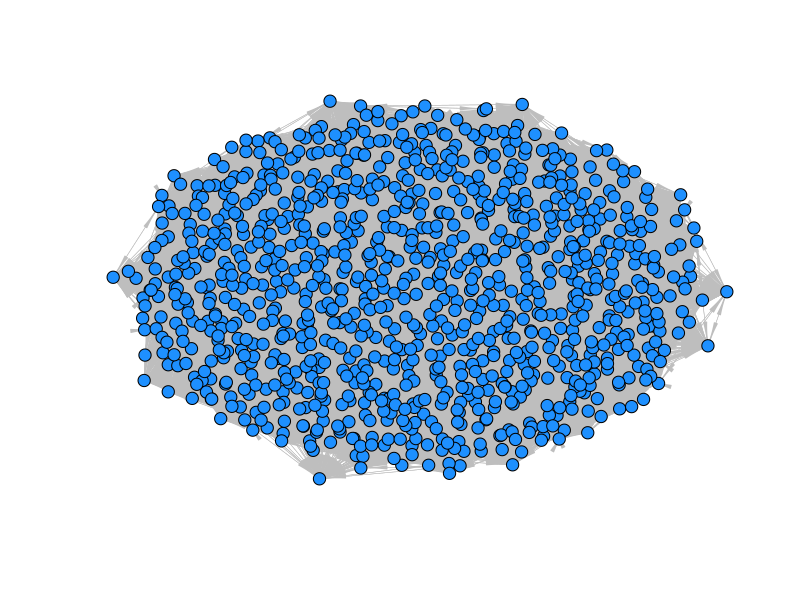

This figure's R source: (Note: this script raises an error after producing the figure.)
#Background about data

#Huawei R & D nowadays are using the social network analysis tools and techniques 
#to enhance their business positions. One of the Major success behind Huawei Company 
#is that they promote their products through Social Media.
#Huawei Facebook Communication Network is Directed and Labeled having 1000 nodes and 100,306 edges
#Huawei Twitter Communication Network is Directed and Labeled having 1000 Nodes and 500,630 edges
#Huawei Instagram Communication Network is Directed and Labeled having 1000 Nodes and edges

getwd()
setwd("E:/UIC Fall 18/IDS 564 Social Media and Network Analysis/Project/Huawei Social Network Data")
library(igraph)
library(Matrix)


##############################################################################################
###################################### Facebook ###############################################
##############################################################################################


#Load the facebook data
data = read.csv("Facebook_Data.csv",header=TRUE,row.names=1,check.names=FALSE) # choose an adjacency matrix from a .csv file
m = as.matrix(data) # coerces the data set as a matrix
g = graph.adjacency(m,mode="directed",weighted=NULL) # this will create an 'igraph object'

ecount(g)   #[1] 100306
vcount(g)   #[1]1000
E(g)$color = "gray"
E(g)$width = .5
E(g)$arrow.width = .25
V(g)$label.color = "black"
V(g)$color = "dodgerblue"
V(g)$size = 4

set.seed(40)
l <- layout.fruchterman.reingold(g)

pdf("facebook_network.pdf")
plot(g,layout=l,rescale=TRUE,axes=FALSE,ylim=c(-1,1),asp=0,vertex.label=NA)
dev.off()

tab <- data.frame(sort(colSums(g[]), decreasing = T))
colnames(tab)<- "number of connections"
tab$names <- row.names(tab)
row.names(tab) <- NULL

min(colSums(g[])) 
# 64
max(colSums(g[]))
# 127
sort(unique(colSums(g[])),decreasing = T)

V(g)$shape <- "circle"
V(g)[c("Engkos Kosasih", "Ernie")]$shape <- "square"
V(g)[c("Aleisha")]$shape <- "circle"
g_vertexShape <- V(g)$shape

V(g)$color <- "grey"
V(g)[c("Engkos Kosasih", "Ernie")]$color <- "yellow"
V(g)[c("Aleisha")]$color <- "blue"
g_vertexColor<- V(g)$color

closeness(g ,mode = "in", v=V(g))
closeness(g,mode = "out", v=V(g))


layout_fr <- layout.fruchterman.reingold(g)
plot(g,
     vertex.color = g_vertexColor, # change color of nodes
     vertex.shape = g_vertexShape, #vertex
     vertex.label.color = "black", # change color of labels
     vertex.label.cex = .4, # change size of labels to 75% of original size
     vertex.size = closeness(g)*10000,#size of the nodes proportional to betweeness
     edge.color="grey", # change edge color to grey
     edge.arrow.size = 0.005,
     layout = layout_fr)

summary(g)
is.connected(g, mode="strong")
#[1] TRUE
is.simple(g)
#[1] TRUE

reciprocity(g)  #[1] 1

diameter(g)    #[1] 3

transitivity(g)  #[1] 0.1002897 )# global clustering: the ratio of the triangles
                                 # and the connected triples in the graph.
transitivity(g, type = "average")  #[1] 0.1003296     #average clustering
mean(transitivity(g, type = "local"), na.rm = TRUE)  #[1] 0.02495558  # local clustering

average.path.length(g, directed=TRUE, unconnected=TRUE)  #[1] 1.899632
edge_density(g)  #[1] 0.1004064

############## Cliques and Clusters ####################

table(sapply(maximal.cliques(g), length))
#  2     3     4     5     6 
#  5   61153 38225   855     1 

C <- get.adjacency(g, sparse=FALSE)

# Local clustering coefficients
clustering_contact <- transitivity(g, type="local", vids=V(g))

c1 = transitivity(g, "local")
d1 = degree(g)

plot(d1, c1, xlab = "Degree", ylab = "Clustering Coefficient",
     main = "Clustering Coefficient Vs Degree", col = "orange", pch = 16,
     cex = 0.7)

assortativity_degree(g, directed = TRUE)  #[1] -0.007703903
max(degree(g))  #[1] 254

#################### centrality measures#######################
# Degree centrality
degree_contact <- degree(g)
# Node betweenness
betweens_contact <- round(betweenness(g, v=V(g), directed = TRUE, nobigint =TRUE, normalized = FALSE))
# Edge betwenness
edgebetweens_contact<-edge.betweenness(g, e=E(g), directed = TRUE)
# Local clustering coefficients
clustering_contact <- transitivity(g, type="local", vids=V(g))

###########################Community structures#########################################


# Fast Greedy is only for undirected networks
# comm_fs <- fastgreedy.community(g)
# c.m.fs <- membership(comm_fs)
# plot(comm_fs,g, vertex.label= NA, vertex.size=2, main = "Fast Greedy Algorithm")

# comm_eb <- cluster_edge_betweenness(g, weights = NULL, directed = TRUE,
#                          edge.betweenness = TRUE, merges = F, bridges = F,
#                          modularity = TRUE, membership = F)
# c.m.eb <- membership(comm_eb)
# modularity(c.m.lp)

# plot(comm_eb,g, vertex.label= NA, vertex.size=2, main = "Girvan Newman Algorithm")
# girvNew <- cluster_edge_betweenness(g, modularity = F)
# girvNew_sizesComm <- sizes(girvNew) 
# girvNew_numComm <- length(girvNew_sizesComm)
# girvNew_modularity <- modularity(girvNew)

# # Label Propagation is only for undirected networks
# comm_lp <- label.propagation.community(g)
# c.m.lp <- membership(comm_lp)
# plot(comm_lp,g, vertex.label= NA, vertex.size=2, main = "Label Propagation Algorithm")

# Walktrap Algorithm
comm_wt <- walktrap.community(g)
c.m.wt <- membership(comm_wt)
table(c.m.wt)
# 1   2   3   4   5   6 
# 225 281 153 147 149  45
plot(comm_wt,g, vertex.label= NA, vertex.size=2,edge.arrow.size = 0.05, main = "Walktrap Algorithm")
modularity(comm_wt)

# # Spinglass 
# comm_sg <- spinglass.community(g)
# c.m.sg <- membership(comm_sg)
# plot(comm_sg,g, vertex.label= NA, vertex.size=2,edge.arrow.size = 0.05, main = "Spin Glass Algorithm")

#InfoMap 
comm_infomap_fb <- cluster_infomap(g, e.weights = NULL, v.weights = NULL, nb.trials = 10,
                modularity = T)
plot(comm_infomap_fb,g, vertex.label= NA, vertex.size=2,edge.arrow.size = 0.005, main = "InfoMap Algorithm")
modularity(comm_infomap_fb)

############################ Sub-graph for communities ##################################
fb_comm1 <- V(g)[c.m.wt==1]
fb_comm1 <- V(g)[c.m.wt==2]

sub_net_cm1 <- induced.subgraph(g, v=fb_comm1)

layout_fr <- layout.fruchterman.reingold(sub_net_cm1)

V(sub_net_cm1)$shape <- "circle" 
vertexShape <- V(sub_net_cm1)$shape

V(sub_net_cm1)$color <- "grey"
vertexColor<- V(sub_net_cm1)$color


plot(sub_net_cm1,
     vertex.color = vertexColor, # change color of nodes
     vertex.shape = vertexShape, #vertex
     vertex.label.color = "black", # change color of labels
     vertex.label.cex = .5, # change size of labels to 75% of original size
     vertex.size = closeness(sub_net_cm1)*1000,#size of the nodes proportional to betweeness
     edge.color="grey", # change edge color to grey
     edge.arrow.size = 0.005,
     layout = layout_fr)

############################ Sub-graph: isloation top 10 nodes based on the number of their connections #################################3

#Isolate 10% of the nodes and induce a subgraph

top_10 <- tab[tab$`number of connections`>=112,]
sub_net <- induced.subgraph(g, v=top_10$names)
vcount(sub_net)
# 107
ecount(sub_net)
# 1544

diameter(sub_net)
#  3
#closeness
closeness(g ,mode = "in", v=top_10$names)
closeness(g,mode = "out", v=top_10$names)

betweenness(sub_net)
eigen_centrality(sub_net)
E(sub_net)
V(sub_net)

components(sub_net, mode = c("weak", "strong"))
# 1 component with 107 nodes

least_conn_fb <- tab[tab$`number of connections`==112,]

V(sub_net)$shape <- "circle" 
V(sub_net)[c("Engkos Kosasih", "Ernie")]$shape <- "square"
V(sub_net)[least_conn_fb$names]$shape <- "circle"
vertexShape <- V(sub_net)$shape

V(sub_net)$color <- "grey"
V(sub_net)[c("Engkos Kosasih", "Ernie")]$color <- "yellow"
V(sub_net)[least_conn_fb$names]$color <- "blue"
vertexColor<- V(sub_net)$color

layout_kk <- layout.fruchterman.reingold(sub_net)
plot(sub_net,
     vertex.color = vertexColor, # change color of nodes
     vertex.shape = vertexShape, #vertex
     vertex.label.color = "black", # change color of labels
     vertex.label.cex = .90, # change size of labels to 75% of original size
     vertex.size = closeness(sub_net)*1000,#size of the nodes proportional to betweeness
     edge.color="grey", # change edge color to grey
     edge.arrow.size = 0.005,
     layout = layout_kk)

#Induced subgraph based on communities
is_fb_wt <- induced.subgraph(g, which(c.m.wt == 1))
layout_kk <- layout.fruchterman.reingold(is_fb_wt)
plot(is_fb_wt,
     # vertex.color = vertexColor, # change color of nodes
     # vertex.shape = vertexShape, #vertex
     vertex.label.color = "black", # change color of labels
     vertex.label.cex = .90, # change size of labels to 75% of original size
     vertex.size = closeness(is_fb_wt)*1000,#size of the nodes proportional to betweeness
     edge.color="grey", # change edge color to grey
     edge.arrow.size = 0.005,
     layout = layout_kk)

############################## Epidemic - Info spread ######################################

simulate_sir = function(g, simlength=15, p.t=0.2,
                        display_net=TRUE, removeafter=2,
                        susceptibleafter=1000, startNode = 0)
{
  links = get.edgelist(g)
  N = vcount(g)
  time_stats = list()
  
  # Number of nodes in S, I, or R status in each round of time
  time_stats$infected_t = rep(1, simlength)
  time_stats$removed_t = rep(0, simlength)
  time_stats$susceptible_t = rep(N-1, simlength)
  time_stats$unInfected = rep(TRUE, N)
  
  infected = logical(N)
  susceptible = rep(TRUE, N)
  removed = logical(N)
  if (startNode == 0)
  {
    patientzero = sample(N,1)
  }
  else
  {
    patientzero = startNode
  }
  
  
  # Initialize a vector that keeps track of the time
  infected_time = rep(0, N)
  removed_time = rep(0, N)
  
  # Patient zero  
  infected[patientzero] = TRUE
  susceptible[patientzero] = FALSE
  time_stats$unInfected[patientzero] = FALSE
  infected_time[patientzero] = 1
  
  if (N > 50) {
    if (N < 100) {
      V(g)$size = 8
    }
    else {
      V(g)$size = 4
      V(g)$label = ""
    }
  }
  
  for (i in 1:simlength) {
    
    # Find the indeces of links that connect an
    # infected individual to an uninfected
    discordant.links = which(xor(infected[as.integer(links[,1])],
                                 infected[as.integer(links[,2])]))
    # Determine randomly which of the discordant links
    # transmit the disease
    transmit = rbinom(length(discordant.links), 1, p.t)
    transmitter.links = discordant.links[transmit==1]
    
    nodes.of.transmitter.links =
      unique(as.vector(as.integer(links[transmitter.links,1:2])))
    
    # Remove any immune nodes from the nodes to transmit
    any.immune.nodes = which(removed[nodes.of.transmitter.links]>0)
    if (length(any.immune.nodes) > 0){
      nodes.of.transmitter.links =
        nodes.of.transmitter.links[-any.immune.nodes]
    }
    
    if (display_net)
    {
      fixlayout = layout.kamada.kawai(g)
      node.colour = rep("SkyBlue2", N)
      node.colour[infected] = "red"
      node.colour[removed] = "yellow"
      node.colour[susceptible] = "SkyBlue2"
      
      bmp(paste0(i, "_Epidemics_Graph.jpg"), 1800, 1800, pointsize = 30)
      plot(g, layout = fixlayout,
           main=paste("Time =", i, " out of ", simlength),
           vertex.color=node.colour)
      dev.off()
    }
    
    infected[nodes.of.transmitter.links] = TRUE
    susceptible[nodes.of.transmitter.links] = FALSE
    time_stats$unInfected[nodes.of.transmitter.links] = FALSE
    
    old_infected = which(infected > 0)
    new_infected = setdiff(nodes.of.transmitter.links, old_infected)
    infected_time[old_infected] = infected_time[old_infected] + 1
    infected_time[new_infected] = 1
    
    remove.them = infected_time > removeafter
    removed[remove.them] = TRUE
    infected[remove.them] = FALSE
    infected_time[remove.them] = 0
    
    index_r = removed_time > 0
    removed_time[index_r] = removed_time[index_r] + 1
    removed_time[remove.them] = 1
    
    susceptible.again = removed_time > susceptibleafter
    susceptible[susceptible.again] = TRUE
    removed[susceptible.again] = FALSE
    removed_time[susceptible.again] = 0
    
    time_stats$infected_t[i] = sum(infected)
    time_stats$removed_t[i] = sum(removed)
    time_stats$susceptible_t[i] = sum(susceptible)
  }
  return(time_stats)
}

plotGraphs = function(infected_time, N = 0){
  par(mfrow=c(4,1))
  plot(infected_time$infected_t, type="l", col="red",
       ylab="Infected Over Time", xlab = "Time Index")
  plot(infected_time$removed_t, type="l", col="blue",
       ylab="Removed Over Time", xlab = "Time Index")
  plot(infected_time$susceptible_t, type="l", col="yellow",
       ylab="Susceptible Over Time", xlab = "Time Index")
  unInfected_colors = rep("white", N)
  unInfected_colors[infected_time$unInfected] = "Darkgreen"
  plot(as.integer(infected_time$unInfected), type = "p",
       col=unInfected_colors, pch=19,cex = 1,
       ylim = range(0:2), xlab = "Nodes", yaxt = 'n',
       ylab = "", main = "Uninfected Nodes")
}


V(g)$indeg <- degree(g, mode = "in")
V(g)[V(g)$indeg == max(V(g)$indeg)]  
V(g)[V(g)$indeg == min(V(g)$indeg)]  

# Consider the most & least influential nodes
most = which(V(g)$name == "Engkos Kosasih")
least = which(V(g)$name == "Aleisha")

V(g)$name = c(1:length(V(g)))
V(g)$label = c(1:length(V(g)))


FacebookModel = simulate_sir(g, simlength = 50, p.t=0.01,
                            removeafter = 2, susceptibleafter = 7,
                            display_net = F, startNode = most)
plotGraphs(FacebookModel, vcount(g))


FacebookModel1= simulate_sir(g, simlength = 50, p.t=0.01,
                           removeafter = 2, susceptibleafter = 7,
                           display_net = F, startNode = least)
plotGraphs(FacebookModel1, vcount(g))

#changed r = 5 and s=10
FacebookModel2 = simulate_sir(g, simlength = 50, p.t=0.01,
                             removeafter = 5, susceptibleafter = 10,
                             display_net = F, startNode = most)
plotGraphs(FacebookModel2, vcount(g))


FacebookModel3= simulate_sir(g, simlength = 50, p.t=0.01,
                             removeafter = 5, susceptibleafter = 10,
                             display_net = F, startNode = least)
plotGraphs(FacebookModel3, vcount(g))


##############################################################################################
###################################### Twitter ###############################################
##############################################################################################


#Loading Twitter data
data1=read.csv("Twitter_Data.csv",header=TRUE,row.names=1,check.names=FALSE) # choose an adjacency matrix from a .csv file
m1=as.matrix(data1) # coerces the data set as a matrix
g1=graph.adjacency(m1,mode="directed",weighted=NULL) # this will create an 'igraph object'

ecount(g1)  #[1] 500630
vcount(g1)  #[1] 1000
E(g1)$color = "gray"
E(g1)$width = .5
E(g1)$arrow.width = .25
V(g1)$label.color = "black"
V(g1)$color = "dodgerblue"
V(g1)$size = 1

set.seed(40)
l <- layout.fruchterman.reingold(g1)

pdf("twitter_network.pdf")
plot(g1,layout=l,rescale=TRUE,axes=FALSE,ylim=c(-1,1),asp=0,vertex.label=NA)
dev.off()

tab1 <- data.frame(sort(colSums(g1[]), decreasing = T))
colnames(tab1)<- "number of connections"
tab1$names <- row.names(tab1)
row.names(tab1) <- NULL

min(colSums(g1[])) 
# 445
max(colSums(g1[]))
# 545
sort(unique(colSums(g1[])),decreasing = T)

V(g1)$shape <- "circle"
V(g1)[c("Dililah")]$shape <- "square"
V(g1)[c("Saleem Hassan")]$shape <- "circle"
g1_vertexShape <- V(g1)$shape

V(g1)$color <- "grey"
V(g1)[c("Dililah")]$color <- "yellow"
V(g1)[c("Saleem Hassan")]$color <- "blue"
g1_vertexColor<- V(g1)$color

closeness(g1 ,mode = "in", v=V(g1))
closeness(g1,mode = "out", v=V(g1))

layout_fr1 <- layout.fruchterman.reingold(g1)
plot(g1,
     vertex.color = g1_vertexColor, # change color of nodes
     vertex.shape = g1_vertexShape, #vertex
     vertex.label.color = "black", # change color of labels
     vertex.label.cex = .4, # change size of labels to 75% of original size
     vertex.size = closeness(g1)*10000,#size of the nodes proportional to betweeness
     edge.color="grey", # change edge color to grey
     edge.arrow.size = 0.005,
     layout = layout_fr1)

is.connected(g1, mode="strong")
#[1] TRUE
is.connected(g1, mode="weak")
#[1] TRUE


is.simple(g1)  #[1] TRUE
reciprocity(g1)  #[1] 1
diameter(g1)     #[1] 2
transitivity(g1)  #[1]  0.5012008
transitivity(g1, type = "average")  #[1] 0.50121     #average clustering
mean(transitivity(g1, type = "local"), na.rm = TRUE)  #[1] 0.1251771  # local clustering

average.path.length(g1, directed=TRUE, unconnected=TRUE)  #[1] 1.498869
edge_density(g1)  #[1]  0.5011311
############## Cliques and Clusters ####################
table(sapply(maximal.cliques(g1), length))


B <- get.adjacency(g1, sparse=FALSE)

# Local clustering coefficients
clustering_contact1 <- transitivity(g1, type="local", vids=V(g1))

c2 = transitivity(g1, "local")
d2 = degree(g1)

plot(d2, c2, xlab = "Degree", ylab = "Clustering Coefficient",
     main = "Clustering Coefficient Vs Degree", col = "orange", pch = 16,
     cex = 0.7)


assortativity_degree(g1, directed = TRUE)  #[1] -0.004438593
max(degree(g1))  #[1] 1090

#################### centrality measures#######################
# Degree centrality
degree_contact <- degree(g1)
# Node betweenness
betweens_contact <- round(betweenness(g1, v=V(g1), directed = TRUE, nobigint =TRUE, normalized = FALSE))
# Edge betwenness
edgebetweens_contact<-edge.betweenness(g1, e=E(g1), directed = TRUE)
# Local clustering coefficients
clustering_contact <- transitivity(g1, type="local", vids=V(g1))

###########################Community structures#########################################


# Fast Greedy is only for undirected networks
# comm_fs <- fastgreedy.community(g1)
# c.m.fs <- membership(comm_fs)
# plot(comm_fs,g, vertex.label= NA, vertex.size=2, main = "Fast Greedy Algorithm")

# # Girvan Newman is only for undirected networks
# comm_eb1 <- edge.betweenness.community(g1)
# c.m.eb1 <- membership(comm_eb1)
# plot(comm_eb1,g1, vertex.label= NA, vertex.size=2, main = "Girvan Newman Algorithm")
# # girvNew <- cluster_edge_betweenness(g, modularity = TRUE)
# # girvNew_sizesComm <- sizes(girvNew) 
# # girvNew_numComm <- length(girvNew_sizesComm)
# # girvNew_modularity <- modularity(girvNew)
# 
# # Label Propagation is only for undirected networks
# comm_lp1 <- label.propagation.community(g1)
# c.m.lp1 <- membership(comm_lp1)
# plot(comm_lp1,g1, vertex.label= NA, vertex.size=2, main = "Label Propagation Algorithm")

# Walktrap Algorithm
comm_wt1 <- walktrap.community(g1)  
c.m.wt1 <- membership(comm_wt1)
table(c.m.wt1)
# 1  2 
# 74 33
plot(comm_wt1,g1, vertex.label= NA, vertex.size=2,edge.arrow.size = 0.05, main = "Walktrap Algorithm")

# # Spinglass 
# comm_sg1 <- spinglass.community(g1)
# c.m.sg1<- membership(comm_sg1)
# plot(comm_sg1,g1, vertex.label= NA, vertex.size=2, main = "Spin Glass Algorithm")

#InfoMap 
comm_infomap_twi <- cluster_infomap(g1, e.weights = NULL, v.weights = NULL, nb.trials = 10,
                                    modularity = F)
plot(comm_infomap_twi,g1, vertex.label= NA, vertex.size=2,edge.arrow.size = 0.005, main = "InfoMap Algorithm")

############################ Sub-graph based on community ##################################
tw_comm1 <- V(g1)[c.m.wt==1]
tw_comm1 <- V(g1)[c.m.wt==2]

sub_net1_cm1 <- induced.subgraph(g1, v=tw_comm1)

layout_fr1 <- layout.fruchterman.reingold(sub_net1_cm1)

V(sub_net1_cm1)$shape <- "circle" 
vertexShape <- V(sub_net1_cm1)$shape

V(sub_net1_cm1)$color <- "grey"
vertexColor<- V(sub_net1_cm1)$color


plot(sub_net1_cm1,
     vertex.color = vertexColor, # change color of nodes
     vertex.shape = vertexShape, #vertex
     vertex.label.color = "black", # change color of labels
     vertex.label.cex = .5, # change size of labels to 75% of original size
     vertex.size = closeness(sub_net1_cm1)*1000,#size of the nodes proportional to betweeness
     edge.color="grey", # change edge color to grey
     edge.arrow.size = 0.005,
     layout = layout_fr1)

############################ Sub-graph: isloation top 10 nodes based on the number of their connections #################################3

#Isolate 10% of the nodes and induce a subgraph

top_10_twitter <- tab1[tab1$`number of connections`>=522,]
sub_net1 <- induced.subgraph(g1, v=top_10_twitter$names)

vcount(sub_net1)
# [1] 107
ecount(sub_net1)
#[1] 6336

diameter(sub_net1)
# 2
#closeness
closeness(g1 ,mode = "in", v=top_10_twitter$names)
closeness(g1,mode = "out", v=top_10_twitter$names)

betweenness(sub_net1)
eigen_centrality(sub_net1)

E(sub_net1)

components(sub_net1, mode = c("weak", "strong"))
# 1 component with 77 nodes
least_conn_tw <- tab1[tab1$`number of connections`==522,]

V(sub_net1)$shape <- "circle"
V(sub_net1)[c("Dililah")]$shape <- "square"
V(sub_net1)[least_conn_tw$names]$shape <- "circle"
tvertexShape <- V(sub_net1)$shape

V(sub_net1)$color <- "grey"
V(sub_net1)[c("Dililah")]$color <- "yellow"
V(sub_net1)[least_conn_tw$names]$color <- "blue"
tvertexColor<- V(sub_net1)$color

closeness(sub_net1 ,mode = "in", v=V(sub_net1))
closeness(sub_net1,mode = "out", v=V(sub_net1))

layout_fr1 <- layout.fruchterman.reingold(sub_net1)
plot(sub_net1,
     vertex.color = tvertexColor, # change color of nodes
     vertex.shape = tvertexShape, #vertex
     vertex.label.color = "black", # change color of labels
     vertex.label.cex = 0.85, # change size of labels to 75% of original size
     vertex.size = closeness(sub_net1)*1000,#size of the nodes proportional to betweeness
     edge.color="grey", # change edge color to grey
     edge.arrow.size = 0.005,
     layout = layout_fr1)

############################## Epidemic - Info spread ######################################

simulate_sir = function(g1, simlength=15, p.t=0.2,
                        display_net=TRUE, removeafter=2,
                        susceptibleafter=1000, startNode = 0)
{
  links = get.edgelist(g1)
  N = vcount(g1)
  time_stats = list()
  
  # Number of nodes in S, I, or R status in each round of time
  time_stats$infected_t = rep(1, simlength)
  time_stats$removed_t = rep(0, simlength)
  time_stats$susceptible_t = rep(N-1, simlength)
  time_stats$unInfected = rep(TRUE, N)
  
  infected = logical(N)
  susceptible = rep(TRUE, N)
  removed = logical(N)
  if (startNode == 0)
  {
    patientzero = sample(N,1)
  }
  else
  {
    patientzero = startNode
  }
  
  
  # Initialize a vector that keeps track of the time
  infected_time = rep(0, N)
  removed_time = rep(0, N)
  
  # Patient zero  
  infected[patientzero] = TRUE
  susceptible[patientzero] = FALSE
  time_stats$unInfected[patientzero] = FALSE
  infected_time[patientzero] = 1
  
  if (N > 50) {
    if (N < 100) {
      V(g1)$size = 8
    }
    else {
      V(g1)$size = 4
      V(g1)$label = ""
    }
  }
  
  for (i in 1:simlength) {
    
    # Find the indeces of links that connect an
    # infected individual to an uninfected
    discordant.links = which(xor(infected[as.integer(links[,1])],
                                 infected[as.integer(links[,2])]))
    # Determine randomly which of the discordant links
    # transmit the disease
    transmit = rbinom(length(discordant.links), 1, p.t)
    transmitter.links = discordant.links[transmit==1]
    
    nodes.of.transmitter.links =
      unique(as.vector(as.integer(links[transmitter.links,1:2])))
    
    # Remove any immune nodes from the nodes to transmit
    any.immune.nodes = which(removed[nodes.of.transmitter.links]>0)
    if (length(any.immune.nodes) > 0){
      nodes.of.transmitter.links =
        nodes.of.transmitter.links[-any.immune.nodes]
    }
    
    if (display_net)
    {
      fixlayout = layout.kamada.kawai(g1)
      node.colour = rep("SkyBlue2", N)
      node.colour[infected] = "red"
      node.colour[removed] = "yellow"
      node.colour[susceptible] = "SkyBlue2"
      
      bmp(paste0(i, "_Epidemics_Graph.jpg"), 1800, 1800, pointsize = 30)
      plot(g1, layout = fixlayout,
           main=paste("Time =", i, " out of ", simlength),
           vertex.color=node.colour)
      dev.off()
    }
    
    infected[nodes.of.transmitter.links] = TRUE
    susceptible[nodes.of.transmitter.links] = FALSE
    time_stats$unInfected[nodes.of.transmitter.links] = FALSE
    
    old_infected = which(infected > 0)
    new_infected = setdiff(nodes.of.transmitter.links, old_infected)
    infected_time[old_infected] = infected_time[old_infected] + 1
    infected_time[new_infected] = 1
    
    remove.them = infected_time > removeafter
    removed[remove.them] = TRUE
    infected[remove.them] = FALSE
    infected_time[remove.them] = 0
    
    index_r = removed_time > 0
    removed_time[index_r] = removed_time[index_r] + 1
    removed_time[remove.them] = 1
    
    susceptible.again = removed_time > susceptibleafter
    susceptible[susceptible.again] = TRUE
    removed[susceptible.again] = FALSE
    removed_time[susceptible.again] = 0
    
    time_stats$infected_t[i] = sum(infected)
    time_stats$removed_t[i] = sum(removed)
    time_stats$susceptible_t[i] = sum(susceptible)
  }
  return(time_stats)
}

plotGraphs = function(infected_time, N = 0){
  par(mfrow=c(4,1))
  plot(infected_time$infected_t, type="l", col="red",
       ylab="Infected Over Time", xlab = "Time Index")
  plot(infected_time$removed_t, type="l", col="blue",
       ylab="Removed Over Time", xlab = "Time Index")
  plot(infected_time$susceptible_t, type="l", col="yellow",
       ylab="Susceptible Over Time", xlab = "Time Index")
  unInfected_colors = rep("white", N)
  unInfected_colors[infected_time$unInfected] = "Darkgreen"
  plot(as.integer(infected_time$unInfected), type = "p",
       col=unInfected_colors, pch=19,cex = 1,
       ylim = range(0:2), xlab = "Nodes", yaxt = 'n',
       ylab = "", main = "Uninfected Nodes")
}


V(g1)$indeg <- degree(g1, mode = "in")
V(g1)[V(g1)$indeg == max(V(g1)$indeg)]  
V(g1)[V(g1)$indeg == min(V(g1)$indeg)]  

# Consider the most & least influential nodes
most = which(V(g1)$name == "410")
least = which(V(g1)$name == "561")

V(g1)$name = c(1:length(V(g1)))
V(g1)$label = c(1:length(V(g1)))


#change the r=5 and s=10 for both most and least
TwitterModel = simulate_sir(g1, simlength = 50, p.t=0.01,
                             removeafter = 2, susceptibleafter = 7,
                             display_net = F, startNode = most)
plotGraphs(TwitterModel, vcount(g1))

TwitterModel1= simulate_sir(g1, simlength = 50, p.t=0.01,
                             removeafter = 2, susceptibleafter = 7,
                             display_net = F, startNode = least)
plotGraphs(TwitterModel1, vcount(g1))

#change the r=5 and s=10 for both most and least
TwitterModel2 = simulate_sir(g1, simlength = 50, p.t=0.01,
                            removeafter = 5, susceptibleafter = 10,
                            display_net = F, startNode = most)
plotGraphs(TwitterModel2, vcount(g1))

TwitterModel3= simulate_sir(g1, simlength = 50, p.t=0.01,
                            removeafter = 5, susceptibleafter = 10,
                            display_net = F, startNode = least)
plotGraphs(TwitterModel3, vcount(g1))



##############################################################################################
###################################### Instagram ###############################################
##############################################################################################


#Load the Instagram data
data2 = read.csv("Instagram_Data.csv",header=TRUE,row.names=1,check.names=FALSE) # choose an adjacency matrix from a .csv file
m2 = as.matrix(data2) # coerces the data set as a matrix
g2 = graph.adjacency(m2,mode="directed",weighted=NULL) # this will create an 'igraph object'

ecount(g2)   #[1] 9866
vcount(g2)   #[1]1000
E(g2)$color = "gray"
E(g2)$width = .3
E(g2)$arrow.width = .15
V(g2)$label.color = "black"
V(g2)$color = "dodgerblue"
V(g2)$size = 1

set.seed(40)
l <- layout.fruchterman.reingold(g2)

pdf("Instagram_network.pdf")
plot(g2,layout=l,rescale=TRUE,axes=FALSE,ylim=c(-1,1),asp=0,vertex.label=NA)
dev.off()

tab2 <- data.frame(sort(colSums(g2[]), decreasing = T))
colnames(tab2)<- "number of connections"
tab2$names <- row.names(tab2)
row.names(tab2) <- NULL

min(colSums(g2[])) 
# 2
max(colSums(g2[]))
# 20
sort(unique(colSums(g2[])),decreasing = T)

V(g2)$shape <- "circle"
V(g2)[c("Alexis", "Ishku Ishku", "Alveena")]$shape <- "square"
V(g2)[c("Denno", "Rohan", "Fahad Rehman")]$shape <- "circle"
g2_vertexShape <- V(g2)$shape

V(g2)$color <- "grey"
V(g2)[c("Alexis", "Ishku Ishku", "Alveena")]$color <- "yellow"
V(g2)[c("Denno", "Rohan", "Fahad Rehman")]$color <- "blue"
g2_vertexColor<- V(g2)$color

closeness(g2 ,mode = "in", v=V(g2))
closeness(g2,mode = "out", v=V(g2))

layout_fr2 <- layout.fruchterman.reingold(g2)
plot(g2,
     vertex.color = g2_vertexColor, # change color of nodes
     vertex.shape = g2_vertexShape, #vertex
     vertex.label = NA,
     # vertex.label.color = "black", # change color of labels
     # vertex.label.cex = .5, # change size of labels to 75% of original size
     vertex.size = 5,#size of the nodes proportional to betweeness
     edge.color="grey", # change edge color to grey
     edge.arrow.size = 0.005,
     layout = layout_fr2)

is.connected(g2, mode="strong")
#[1] TRUE
is.simple(g2)
#[1] TRUE

reciprocity(g2)  #[1] 1

diameter(g2)    #[1] 5

transitivity(g2)  #[1]  0.008399037
transitivity(g2, type = "average")  #[1] 0.009066097     #average clustering
mean(transitivity(g2, type = "local"), na.rm = TRUE)  #[1] 0.002121212  # local clustering

average.path.length(g2, directed=TRUE, unconnected=TRUE)  #[1]  3.273137
edge_density(g2)  #[1] 0.009875876

############## Cliques and Clusters ####################

table(sapply(maximal.cliques(g2), length))
#2      3 
#4537  136 

C2 <- get.adjacency(g2, sparse=FALSE)

# Local clustering coefficients
clustering_contact <- transitivity(g2, type="local", vids=V(g2))
c3 = transitivity(g2, "local")
d3 = degree(g2)

plot(d3, c3, xlab = "Degree", ylab = "Clustering Coefficient",
     main = "Clustering Coefficient Vs Degree", col = "orange", pch = 16,
     cex = 0.7)


assortativity_degree(g2, directed = TRUE)  #[1] 0.005353542
max(degree(g2))  #[1] 40


#################### centrality measures#######################
# Degree centrality
degree_contact <- degree(g2)
# Node betweenness
betweens_contact <- round(betweenness(g2, v=V(g2), directed = TRUE, nobigint =TRUE, normalized = FALSE))
# Edge betwenness
edgebetweens_contact<-edge.betweenness(g2, e=E(g2), directed = TRUE)

###########################Community structures#########################################


# Fast Greedy is only for undirected networks
# comm_fs <- fastgreedy.community(g2)
# c.m.fs <- membership(comm_fs)
# plot(comm_fs,g, vertex.label= NA, vertex.size=2, main = "Fast Greedy Algorithm")

# # Girvan Newman is only for undirected networks
# comm_eb2 <- edge.betweenness.community(g2)
# c.m.eb2 <- membership(comm_eb2)
# plot(comm_eb2,g2, vertex.label= NA, vertex.size=2, main = "Girvan Newman Algorithm")
# # girvNew <- cluster_edge_betweenness(g, modularity = TRUE)
# # girvNew_sizesComm <- sizes(girvNew) 
# # girvNew_numComm <- length(girvNew_sizesComm)
# # girvNew_modularity <- modularity(girvNew)
# 
# # Label Propagation is only for undirected networks
# comm_lp2 <- label.propagation.community(g2)
# c.m.lp2 <- membership(comm_lp2)
# plot(comm_lp2,g2, vertex.label= NA, vertex.size=2, main = "Label Propagation Algorithm")

# Walktrap Algorithm
comm_wt2 <- walktrap.community(g2)  
c.m.wt2 <- membership(comm_wt2)
table(c.m.wt2)
# 1  2  3  4  5  6  7  8  9 10 11 12 13 14 15 16 17 18 19 20 21 22 23 24 25 
# 9  5  8 12  4  9 12  5 10 11  4 12  4  6  5  7  3  2  2  2  2  1  1  1  1
plot(comm_wt2,g2, vertex.label= NA, vertex.size=2,edge.arrow.size = 0.005,main = "Walktrap Algorithm")

# Spinglass does not work with unconnect graph. isolate the big component and re-do 
# comm_sg2 <- spinglass.community(g2)
# c.m.sg2 <- membership(comm_sg2)
# plot(comm_sg2,g2, vertex.label= NA, vertex.size=2, main = "Spin Glass Algorithm")

#InfoMap 
comm_infomap_ins <- cluster_infomap(g2, e.weights = NULL, v.weights = NULL, nb.trials = 10,
                                    modularity = F)
plot(comm_infomap_ins,g2, vertex.label= NA, vertex.size=2,edge.arrow.size = 0.005, main = "InfoMap Algorithm")



############################ Sub-graph for communities ##################################
in_comm1 <- V(g)[c.m.wt2==1]
in_comm2 <- V(g)[c.m.wt2==2]

sub_net2_cm1 <- induced.subgraph(g2, v=in_comm1)

layout_fr2 <- layout.fruchterman.reingold(sub_net2_cm1)

V(sub_net2_cm1)$shape <- "circle" 
vertexShape <- V(sub_net2_cm1)$shape

V(sub_net2_cm1)$color <- "grey"
vertexColor<- V(sub_net2_cm1)$color


plot(sub_net2_cm1,
     vertex.color = vertexColor, # change color of nodes
     vertex.shape = vertexShape, #vertex
     vertex.label.color = "black", # change color of labels
     vertex.label.cex = .5, # change size of labels to 75% of original size
     vertex.size = closeness(sub_net2_cm1)*1000,#size of the nodes proportional to betweeness
     edge.color="grey", # change edge color to grey
     edge.arrow.size = 0.005,
     layout = layout_fr2)



############################ Sub-graph: isloation top 10 nodes based on the number of their connections #################################3

#Isolate 10% of the nodes and induce a subgraph

top_10_insta <- tab2[tab2$`number of connections`>=14,]
sub_net2 <- induced.subgraph(g2, v=top_10_insta$names)

vcount(sub_net2)
# [1] 138
ecount(sub_net2)
# [1] 440

diameter(sub_net2)
# 9
#closeness
closeness(sub_net2 ,mode = "in", v=top_10_insta$names)
closeness(sub_net2,mode = "out", v=top_10_insta$names)

betweenness(sub_net2)
eigen_centrality(sub_net2)
E(sub_net2)

components(sub_net2, mode = c("weak", "strong"))
# 11 unconnected components with 68,2,1,1,1,1,2,1,1,1,1 nodes

least_conn_in <- tab2[tab2$`number of connections`==14,]

V(sub_net2)$shape <- "circle"
V(sub_net2)[c("Alexis", "Ishku Ishku", "Alveena")]$shape <- "square"
V(sub_net2)[least_conn_in$name]$shape <- "circle"
sb2_vertexShape <- V(sub_net2)$shape

V(sub_net2)$color <- "grey"
V(sub_net2)[c("Alexis", "Ishku Ishku", "Alveena")]$color <- "yellow"
V(sub_net2)[least_conn_in$name]$color <- "blue"
sb2_vertexColor<- V(sub_net2)$color


layout_frsb2 <- layout.fruchterman.reingold(sub_net2)
plot(sub_net2,
     vertex.color = sb2_vertexColor, # change color of nodes
     vertex.shape = sb2_vertexShape, #vertex
     vertex.label.color = "black", # change color of labels
     vertex.label.cex = .5, # change size of labels to 75% of original size
     vertex.size = 5,#size of the nodes proportional to betweeness
     edge.color="grey", # change edge color to grey
     edge.arrow.size = 0.005,
     layout = layout_frsb2)


############################## Epidemic - Info spread ######################################

simulate_sir = function(g2, simlength=15, p.t=0.2,
                        display_net=TRUE, removeafter=2,
                        susceptibleafter=1000, startNode = 0)
{
  links = get.edgelist(g2)
  N = vcount(g2)
  time_stats = list()
  
  # Number of nodes in S, I, or R status in each round of time
  time_stats$infected_t = rep(1, simlength)
  time_stats$removed_t = rep(0, simlength)
  time_stats$susceptible_t = rep(N-1, simlength)
  time_stats$unInfected = rep(TRUE, N)
  
  infected = logical(N)
  susceptible = rep(TRUE, N)
  removed = logical(N)
  if (startNode == 0)
  {
    patientzero = sample(N,1)
  }
  else
  {
    patientzero = startNode
  }
  
  
  # Initialize a vector that keeps track of the time
  infected_time = rep(0, N)
  removed_time = rep(0, N)
  
  # Patient zero  
  infected[patientzero] = TRUE
  susceptible[patientzero] = FALSE
  time_stats$unInfected[patientzero] = FALSE
  infected_time[patientzero] = 1
  
  if (N > 50) {
    if (N < 100) {
      V(g2)$size = 8
    }
    else {
      V(g2)$size = 4
      V(g2)$label = ""
    }
  }
  
  for (i in 1:simlength) {
    
    # Find the indeces of links that connect an
    # infected individual to an uninfected
    discordant.links = which(xor(infected[as.integer(links[,1])],
                                 infected[as.integer(links[,2])]))
    # Determine randomly which of the discordant links
    # transmit the disease
    transmit = rbinom(length(discordant.links), 1, p.t)
    transmitter.links = discordant.links[transmit==1]
    
    nodes.of.transmitter.links =
      unique(as.vector(as.integer(links[transmitter.links,1:2])))
    
    # Remove any immune nodes from the nodes to transmit
    any.immune.nodes = which(removed[nodes.of.transmitter.links]>0)
    if (length(any.immune.nodes) > 0){
      nodes.of.transmitter.links =
        nodes.of.transmitter.links[-any.immune.nodes]
    }
    
    if (display_net)
    {
      fixlayout = layout.kamada.kawai(g)
      node.colour = rep("SkyBlue2", N)
      node.colour[infected] = "red"
      node.colour[removed] = "yellow"
      node.colour[susceptible] = "SkyBlue2"
      
      bmp(paste0(i, "_Epidemics_Graph.jpg"), 1800, 1800, pointsize = 30)
      plot(g, layout = fixlayout,
           main=paste("Time =", i, " out of ", simlength),
           vertex.color=node.colour)
      dev.off()
    }
    
    infected[nodes.of.transmitter.links] = TRUE
    susceptible[nodes.of.transmitter.links] = FALSE
    time_stats$unInfected[nodes.of.transmitter.links] = FALSE
    
    old_infected = which(infected > 0)
    new_infected = setdiff(nodes.of.transmitter.links, old_infected)
    infected_time[old_infected] = infected_time[old_infected] + 1
    infected_time[new_infected] = 1
    
    remove.them = infected_time > removeafter
    removed[remove.them] = TRUE
    infected[remove.them] = FALSE
    infected_time[remove.them] = 0
    
    index_r = removed_time > 0
    removed_time[index_r] = removed_time[index_r] + 1
    removed_time[remove.them] = 1
    
    susceptible.again = removed_time > susceptibleafter
    susceptible[susceptible.again] = TRUE
    removed[susceptible.again] = FALSE
    removed_time[susceptible.again] = 0
    
    time_stats$infected_t[i] = sum(infected)
    time_stats$removed_t[i] = sum(removed)
    time_stats$susceptible_t[i] = sum(susceptible)
  }
  return(time_stats)
}

plotGraphs = function(infected_time, N = 0){
  par(mfrow=c(4,1))
  plot(infected_time$infected_t, type="l", col="red",
       ylab="Infected Over Time", xlab = "Time Index")
  plot(infected_time$removed_t, type="l", col="blue",
       ylab="Removed Over Time", xlab = "Time Index")
  plot(infected_time$susceptible_t, type="l", col="yellow",
       ylab="Susceptible Over Time", xlab = "Time Index")
  unInfected_colors = rep("white", N)
  unInfected_colors[infected_time$unInfected] = "Darkgreen"
  plot(as.integer(infected_time$unInfected), type = "p",
       col=unInfected_colors, pch=19,cex = 1,
       ylim = range(0:2), xlab = "Nodes", yaxt = 'n',
       ylab = "", main = "Uninfected Nodes")
}


V(g2)$indeg <- degree(g2, mode = "in")
V(g2)[V(g2)$indeg == max(V(g2)$indeg)]  
V(g2)[V(g2)$indeg == min(V(g2)$indeg)]  

# Consider the most & least influential nodes
most = which(V(g2)$name == c("Alexis"))
least = which(V(g2)$name == c("Denno"))

V(g2)$name = c(1:length(V(g2)))
V(g2)$label = c(1:length(V(g2)))


#change the r=5 and s=10 for both most and least
InstaModel = simulate_sir(g2, simlength = 50, p.t=0.01,
                             removeafter = 2, susceptibleafter = 7,
                             display_net = F, startNode = most)
plotGraphs(InstaModel, vcount(g2))

InstaModel1= simulate_sir(g2, simlength = 50, p.t=0.01,
                             removeafter = 2, susceptibleafter = 7,
                             display_net = F, startNode = least)
plotGraphs(InstaModel1, vcount(g2))


##r=5, s=10

InstaModel2 = simulate_sir(g2, simlength = 50, p.t=0.01,
                          removeafter = 5, susceptibleafter = 10,
                          display_net = F, startNode = most)
plotGraphs(InstaModel2, vcount(g2))

InstaModel3= simulate_sir(g2, simlength = 50, p.t=0.01,
                          removeafter = 5, susceptibleafter = 10,
                          display_net = F, startNode = least)
plotGraphs(InstaModel3, vcount(g2))
